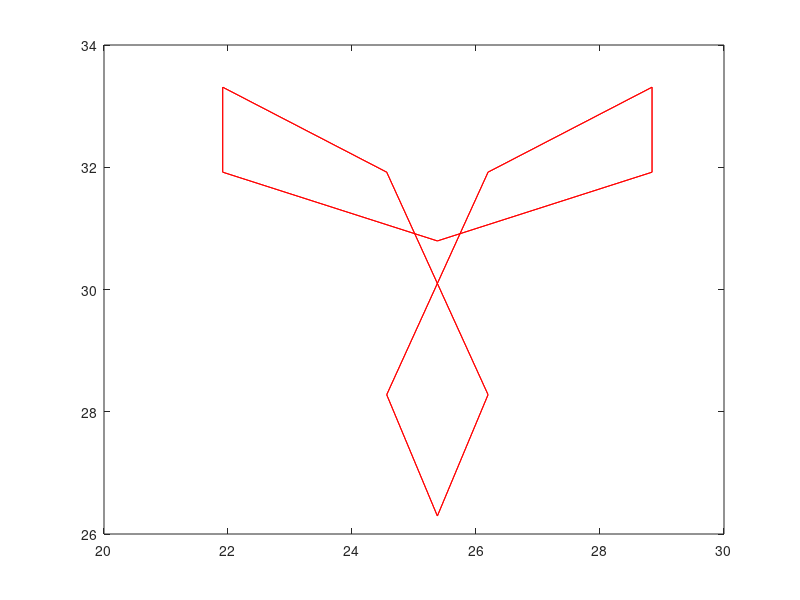
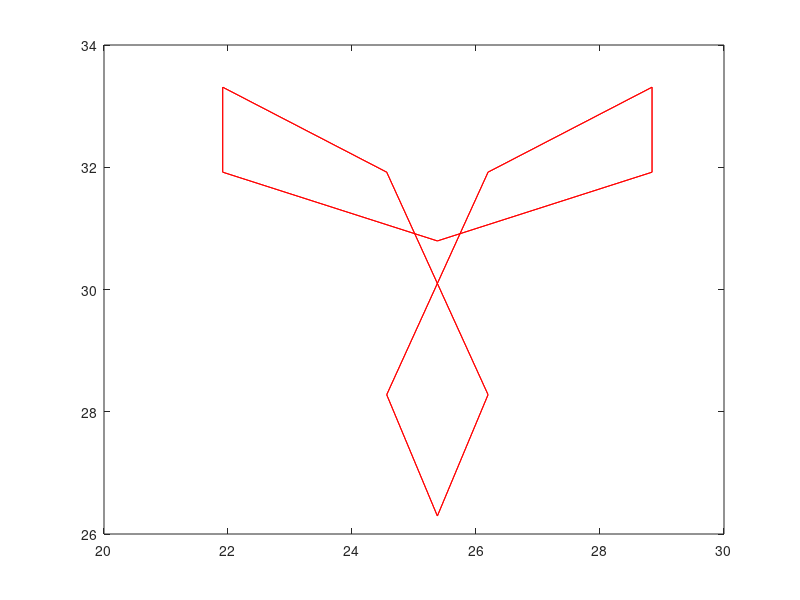

Here is the MATLAB script that generated these plots, in order:
%Generador de coordenadas 
function [coordenadas] = Gen_cordenadas()
    clc
    clf
    L = 20; 
    %r=4.5;
    X_inicial=39.9035674*cos(-30.53438095);
    Y_inicial=39.9035674*sin(-30.53438095);
    contador=0;
    for t=0:1:(L)
        contador=contador+1;
        theta=(360/L)*t;
        theta=deg2rad(theta);
        %Para obtener flores
        r=4.5*sin(3*theta); %18, %20, %22, %17, %24
        %r=4+cos(3.5*pi*theta); %33
        coordenadas(1,contador)=r*cos(theta);
        coordenadas(2,contador)=r*sin(theta);
    end
    X=coordenadas(1,:)+X_inicial;
    Y=coordenadas(2,:)+Y_inicial;
    figure
    plot(X,Y,"r")
    figure
    plot(X,Y,"r")
    coordenadas(1,:)=X;
    coordenadas(2,:)=Y;
end
